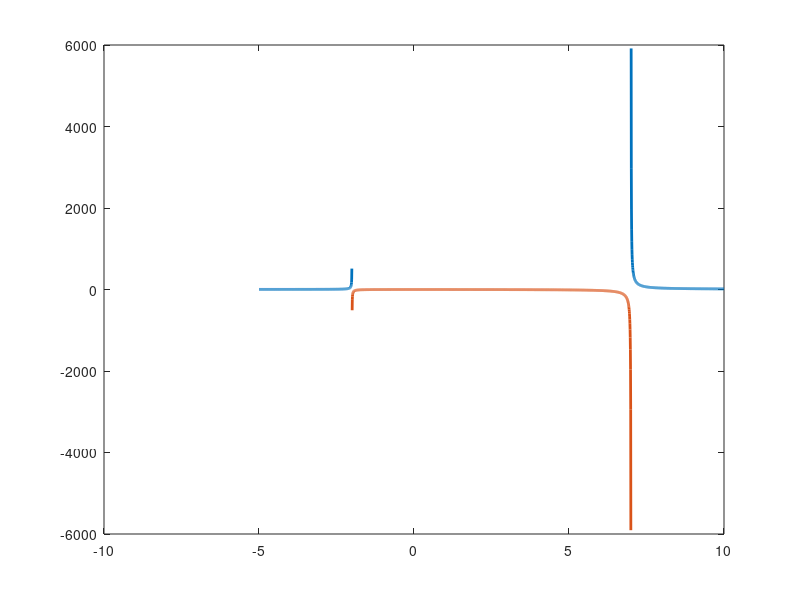

This chart was generated by the following MATLAB code:
%%%%%%%%%%%%%%%%%%%%%%%%%%%
% Assignment Number: 2
% Problem number: 4
% Student Name:  蕭楚澔
% Student ID: 0716026
% Email address: bobhsiao.cs07@nycu.edu.tw
% Department: Computer Science, NYCU
% Date: 2022/3/17
%%%%%%%%%%%%%%%%%%%%%%%%%%%%

% problem 4
clf; clear; clc;
disp('Problem 4');

x = -5:0.005:10;
y = (5*(x.^2) + 2*x + 7)./((x.^2) - 5*x - 14);

x1 = [];
x2 = [];
y1 = [];
y2 = [];
for index = 1:((10-(-5))/0.005)+1
    if(y(index) >= 0)
        x1(end+1) = x(index);
        y1(end+1) = y(index);
    else
        x2(end+1) = x(index);
        y2(end+1) = y(index);
    end
end
plot(x1, y1, 'Linewidth', 2);
hold on;
plot(x2, y2, 'Linewidth', 2);